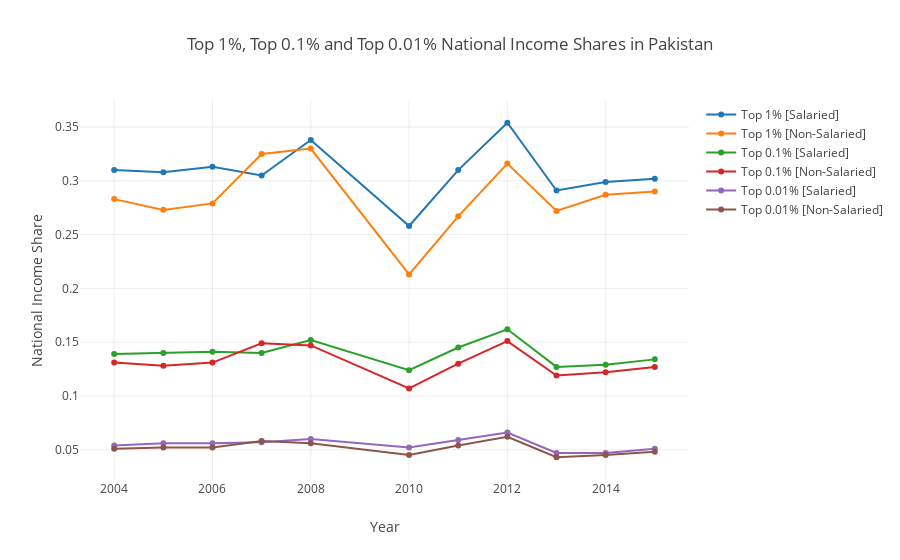

Notebook cell for this chart:
### Markdown cell above
### Top 1% and Top 0.1% and Top 0.01% Income Shares

### Code cell
layout = dict(title = 'Top 1%, Top 0.1% and Top 0.01% National Income Shares in Pakistan',
              xaxis = dict(title = 'Year'),
              yaxis = dict(title = 'National Income Share'),
              )
data = [top_1_trace_salaried, top_1_trace_nonsalaried, top_01_trace_salaried, top_01_trace_nonsalaried, top_001_trace_salaried, top_001_trace_nonsalaried]
top1_01_001_share = plotly.offline.iplot({
    "data": data,
    "layout": layout
})
top1_01_001_share

### Figure 1 — Plotly figure (JSON) as saved in the notebook; plotly's stock layout.template omitted (floating-point values rounded to 4 significant figures)
{"data": [{"name": "Top 1% [Salaried]", "type": "scatter", "x": [2004, 2005, 2006, 2007, 2008, 2010, 2011, 2012, 2013, 2014, 2015], "y": [0.31, 0.308, 0.313, 0.305, 0.338, 0.258, 0.31, 0.354, 0.291, 0.299, 0.302]}, {"name": "Top 1% [Non-Salaried]", "type": "scatter", "x": [2004, 2005, 2006, 2007, 2008, 2010, 2011, 2012, 2013, 2014, 2015], "y": [0.283, 0.273, 0.279, 0.325, 0.33, 0.213, 0.267, 0.316, 0.272, 0.287, 0.29]}, {"name": "Top 0.1% [Salaried]", "type": "scatter", "x": [2004, 2005, 2006, 2007, 2008, 2010, 2011, 2012, 2013, 2014, 2015], "y": [0.139, 0.14, 0.141, 0.14, 0.152, 0.124, 0.145, 0.162, 0.127, 0.129, 0.134]}, {"name": "Top 0.1% [Non-Salaried]", "type": "scatter", "x": [2004, 2005, 2006, 2007, 2008, 2010, 2011, 2012, 2013, 2014, 2015], "y": [0.131, 0.128, 0.131, 0.149, 0.147, 0.107, 0.13, 0.151, 0.119, 0.122, 0.127]}, {"name": "Top 0.01% [Salaried]", "type": "scatter", "x": [2004, 2005, 2006, 2007, 2008, 2010, 2011, 2012, 2013, 2014, 2015], "y": [0.054, 0.056, 0.056, 0.057, 0.06, 0.052, 0.059, 0.066, 0.047, 0.047, 0.051]}, {"name": "Top 0.01% [Non-Salaried]", "type": "scatter", "x": [2004, 2005, 2006, 2007, 2008, 2010, 2011, 2012, 2013, 2014, 2015], "y": [0.051, 0.052, 0.052, 0.058, 0.056, 0.045, 0.054, 0.062, 0.043, 0.045, 0.048]}], "layout": {"title": "Top 1%, Top 0.1% and Top 0.01% National Income Shares in Pakistan", "xaxis": {"title": "Year"}, "yaxis": {"title": "National Income Share"}}}
